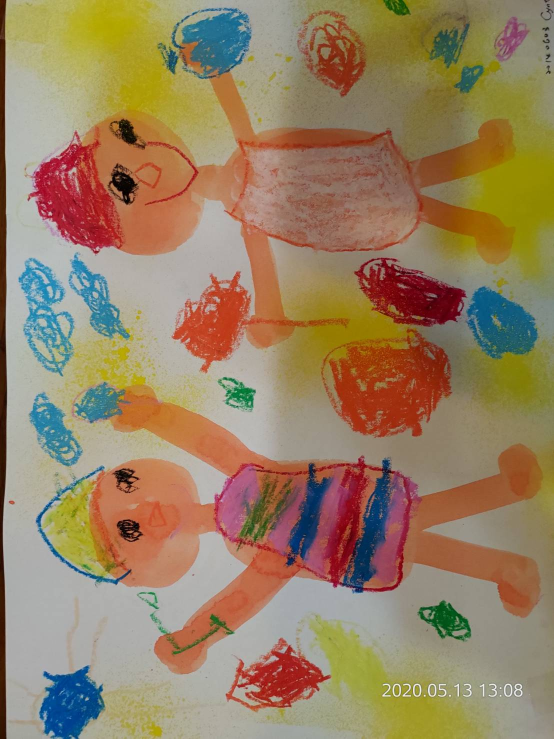
#> input picture image/t7.jpg, 1108 x 1477 px, found by its file name (shown at 1/2 size)
$ python imagepixe.py
#> lines starting #> are read from the running program, lines starting #| are printed output that depends on the picture
# -*- coding: utf-8 -*-
"""
Created on Sun Apr  5 17:02:32 2020

@author: Zi-Yu
"""

#import cv2
#from matplotlib import pyplot as plt
from PIL import Image
#from scipy.ndimage import filters
#import numpy as np
#import colorsys

img = Image.open('t7.jpg')
#> img is the input picture: PIL image 1108x1477 RGB; mean R, G, B 152.1, 129.1, 98.4
width = img.size[0]    #圖片的 寬
#> width = 1108
height = img.size[1]   #圖片的 高
#> height = 1477
img = img.convert('RGB')
count=0
array = []
for x in range(width):
    for y in range(height):
        r, g, b = img.getpixel((x,y))
        hsv_r, hsv_g, hsv_b = r/255.0, g/255.0, b/255.0
        mx = max(r, g, b)
        mn = min(r, g, b)
        df = mx-mn
        #以下計算還能再改還不夠好
        #h
        if mx == mn:
            h = 0
        elif mx == r:
            h = (60 * ((g-b)/df) + 360) % 360
        elif mx == g:
            h = (60 * ((b-r)/df) + 120) % 360
        elif mx == b:
            h = (60 * ((r-g)/df) + 240) % 360
        #s
        if mx == 0:
            s = 0
        else:
            s = df/mx
        #v
        v = mx

        #print(h,s,v)


        #用角度去分析顏色 (先把 V 切成2段  => 黑色
        #                 剩下的部份 把 S 切成2段
        #                 低飽和度的部份 => 用V再切一半分出 灰跟白
        #                 高飽和度的部份 => 套用原本算法)
        if v>=0.5 and v<=0:
            img.putpixel((x,y), (0,0,0))         #黑
            #array.append(h)
        else:
            if s<=0.43:
               if v>0.5 :
                   img.putpixel((x,y), (255,255,255))   #白
                   #array.append(h)
               else:
                   img.putpixel((x,y), (192,192,192))   #灰
                   #array.append(h)
            else:
                if h>0 and h<30 or h>=330 and h<=360:
                    img.putpixel((x,y), (255,0,0))           #紅
                    #array.append(h)
                elif h>=30 and h<90:
                    img.putpixel((x,y), (255,255,0))         #黃
                    #array.append(h)
                elif h>=90 and h<210:  #原本210 嘗試200
                    img.putpixel((x,y), (0,255,0))           #綠
                    #array.append(h)
                elif h>=210 and h<270:
                    img.putpixel((x,y), (0,0,255))           #藍
                    #array.append(h)
                elif h>=270 and h<330:
                    img.putpixel((x,y), (255,0,255))         #紫
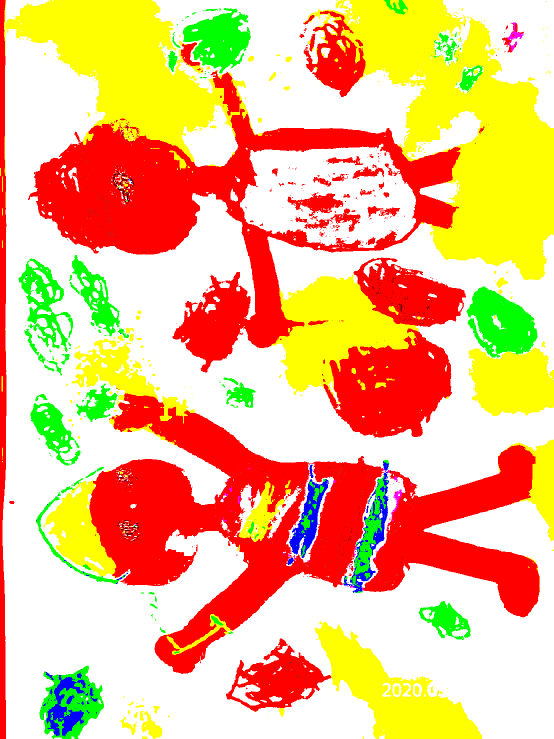
#> img: PIL image 1108x1477 RGB (shown at 1/2 size); mean R, G, B 242.1, 189.1, 132.1
                    # [6 lines of commented-out code are left out]
img.save("Temporary.jpg")
img.show()

$ run again, with image/t1.jpg copied over image/t7.jpg
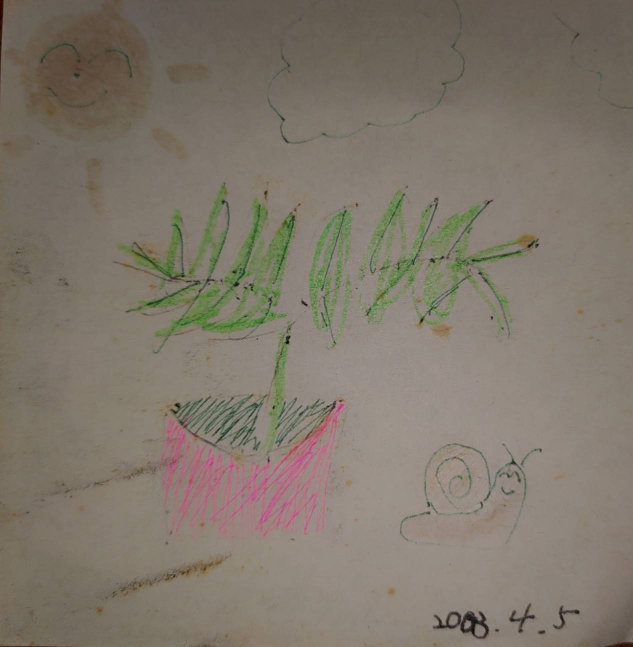
#> input picture image/t1.jpg, 1265 x 1293 px, found by its file name (shown at 1/2 size)
#> img is the input picture: PIL image 1265x1293 RGB; mean R, G, B 128.1, 119.4, 107.4
#> after the loop `for x in range(width):`:
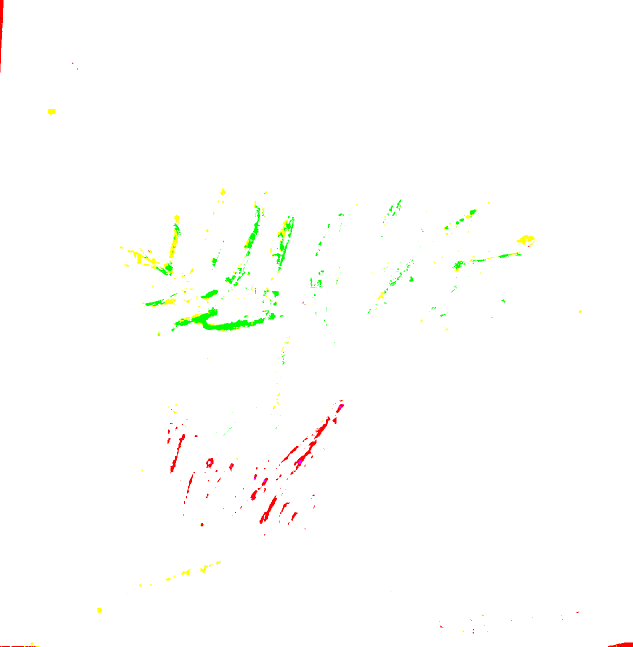
#> img: PIL image 1265x1293 RGB (shown at 1/2 size); mean R, G, B 253.8, 254.3, 252.4

$ run again, with image/t10.jpg copied over image/t7.jpg
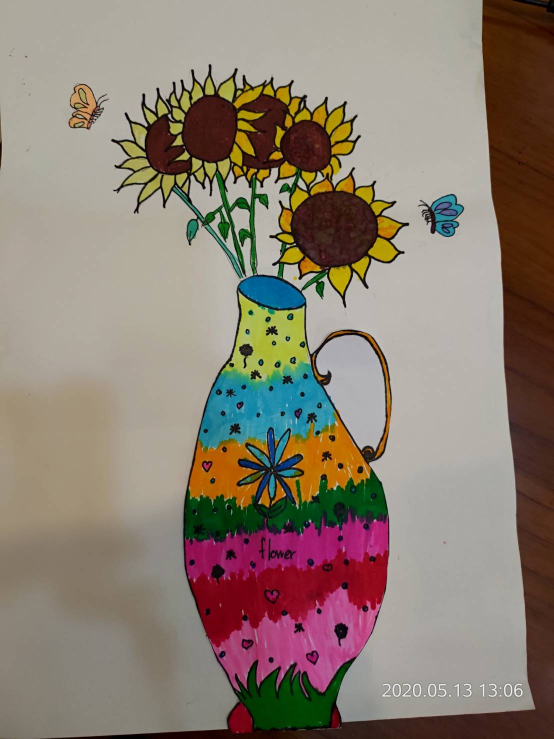
#> input picture image/t10.jpg, 1108 x 1477 px, found by its file name (shown at 1/2 size)
#> img is the input picture: PIL image 1108x1477 RGB; mean R, G, B 139.7, 126.5, 114.1
#> after the loop `for x in range(width):`:
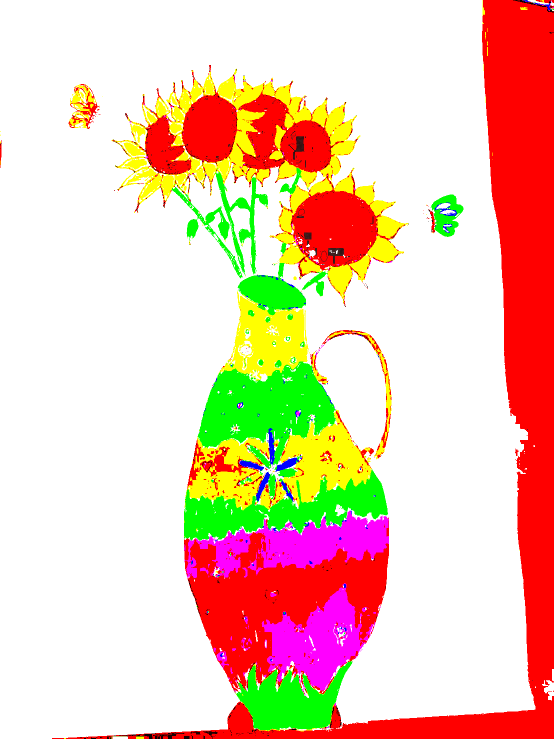
#> img: PIL image 1108x1477 RGB (shown at 1/2 size); mean R, G, B 238.6, 201.9, 179.6

$ run again, with image/t2.jpg copied over image/t7.jpg
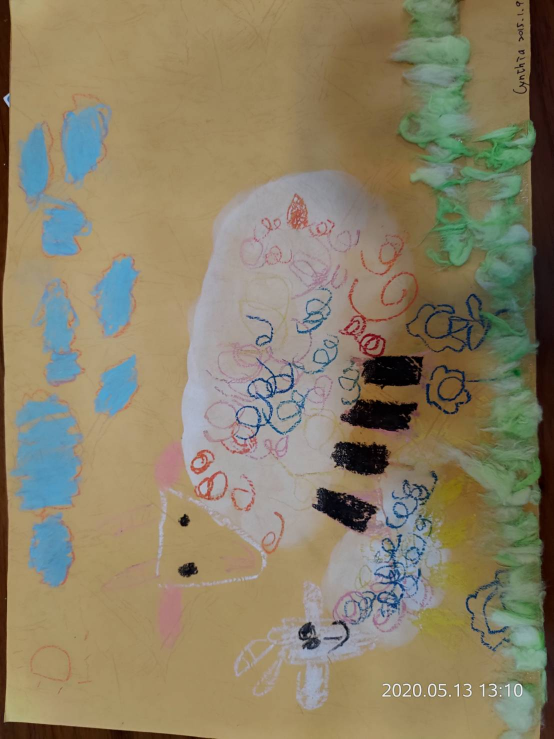
#> input picture image/t2.jpg, 1108 x 1477 px, found by its file name (shown at 1/2 size)
#> img is the input picture: PIL image 1108x1477 RGB; mean R, G, B 138.6, 128.6, 102.9
#> after the loop `for x in range(width):`:
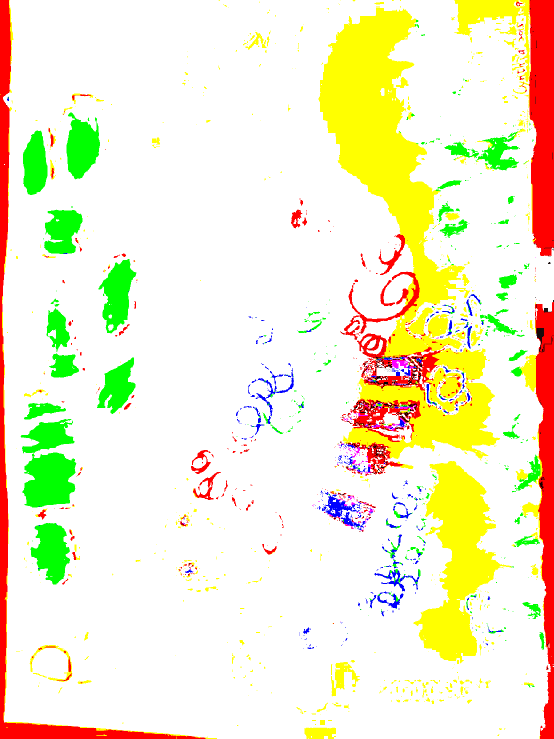
#> img: PIL image 1108x1477 RGB (shown at 1/2 size); mean R, G, B 242.9, 238.8, 204.4
